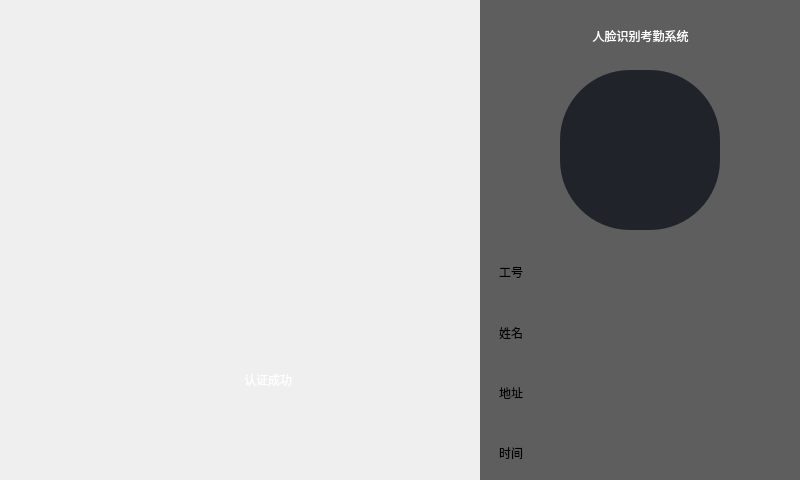
<?xml version="1.0" encoding="UTF-8"?>
<ui version="4.0">
 <class>FaceAttendence</class>
 <widget class="QMainWindow" name="FaceAttendence">
  <property name="geometry">
   <rect>
    <x>0</x>
    <y>0</y>
    <width>800</width>
    <height>480</height>
   </rect>
  </property>
  <property name="windowTitle">
   <string>FaceAttendence</string>
  </property>
  <property name="styleSheet">
   <string notr="true">QWidget#widget_3
{
	
	background-color: rgb(94, 94, 94);
}

QWidget#widget_2
{
	background-color: rgba(180, 180, 180, 63);
}

QLabel#lb_2
{
	font:25 16pt &quot;微软雅黑 Light&quot;;
	border:none;
	color:rgb(255,255,255);
}
/*设置姓名等*/
QLabel[name = &quot;key&quot;]
{
	background-color:#20232A;
	font:20 12pt&quot;微软雅黑 Light&quot;;
	color:#808183;
}
/*设置姓名的值等*/
QLabel[name = &quot;value&quot;]
{
	background-color:#20232A;
	font:20 12pt&quot;微软雅黑 Light&quot;;
	color:#ffffff;
}
/*设置识别成功人脸的圆形*/
QLabel#lb_headpic
{
	background-color:#20232A;
	border-radius:70px;
}
/*设置标题*/
QLabel#lb_title
{
	font:20 20pt&quot;微软雅黑 Bold&quot;;
	color:#ffffff;
}

</string>
  </property>
  <widget class="QWidget" name="centralwidget">
   <widget class="QWidget" name="widget" native="true">
    <property name="geometry">
     <rect>
      <x>0</x>
      <y>0</y>
      <width>480</width>
      <height>480</height>
     </rect>
    </property>
    <widget class="QWidget" name="wg_success" native="true">
     <property name="geometry">
      <rect>
       <x>150</x>
       <y>350</y>
       <width>181</width>
       <height>60</height>
      </rect>
     </property>
     <layout class="QHBoxLayout" name="horizontalLayout">
      <item>
       <widget class="QLabel" name="lb_1">
        <property name="enabled">
         <bool>true</bool>
        </property>
        <property name="text">
         <string/>
        </property>
        <property name="pixmap">
         <pixmap resource="../res.qrc">:/res/yes.png</pixmap>
        </property>
        <property name="alignment">
         <set>Qt::AlignCenter</set>
        </property>
       </widget>
      </item>
      <item>
       <widget class="QLabel" name="lb_2">
        <property name="text">
         <string>认证成功</string>
        </property>
       </widget>
      </item>
     </layout>
    </widget>
    <widget class="QLabel" name="lb_traceFace">
     <property name="geometry">
      <rect>
       <x>100</x>
       <y>50</y>
       <width>271</width>
       <height>271</height>
      </rect>
     </property>
     <property name="text">
      <string/>
     </property>
     <property name="pixmap">
      <pixmap resource="../res.qrc">:/res/crc.png</pixmap>
     </property>
    </widget>
    <widget class="QLabel" name="lb_camera">
     <property name="geometry">
      <rect>
       <x>0</x>
       <y>0</y>
       <width>480</width>
       <height>480</height>
      </rect>
     </property>
     <property name="text">
      <string/>
     </property>
    </widget>
    <zorder>lb_camera</zorder>
    <zorder>wg_success</zorder>
    <zorder>lb_traceFace</zorder>
   </widget>
   <widget class="QWidget" name="widget_3" native="true">
    <property name="geometry">
     <rect>
      <x>480</x>
      <y>0</y>
      <width>320</width>
      <height>480</height>
     </rect>
    </property>
    <widget class="QLabel" name="lb_headpic">
     <property name="geometry">
      <rect>
       <x>80</x>
       <y>70</y>
       <width>160</width>
       <height>160</height>
      </rect>
     </property>
     <property name="sizePolicy">
      <sizepolicy hsizetype="Fixed" vsizetype="Fixed">
       <horstretch>0</horstretch>
       <verstretch>0</verstretch>
      </sizepolicy>
     </property>
     <property name="maximumSize">
      <size>
       <width>160</width>
       <height>166</height>
      </size>
     </property>
     <property name="text">
      <string/>
     </property>
    </widget>
    <widget class="QLabel" name="lb_title">
     <property name="geometry">
      <rect>
       <x>20</x>
       <y>10</y>
       <width>281</width>
       <height>51</height>
      </rect>
     </property>
     <property name="maximumSize">
      <size>
       <width>16777215</width>
       <height>80</height>
      </size>
     </property>
     <property name="text">
      <string>人脸识别考勤系统</string>
     </property>
     <property name="alignment">
      <set>Qt::AlignCenter</set>
     </property>
    </widget>
    <widget class="QWidget" name="widget_4" native="true">
     <property name="geometry">
      <rect>
       <x>1</x>
       <y>242</y>
       <width>321</width>
       <height>241</height>
      </rect>
     </property>
     <layout class="QGridLayout" name="gridLayout">
      <property name="leftMargin">
       <number>0</number>
      </property>
      <property name="topMargin">
       <number>0</number>
      </property>
      <property name="rightMargin">
       <number>0</number>
      </property>
      <property name="bottomMargin">
       <number>0</number>
      </property>
      <property name="spacing">
       <number>0</number>
      </property>
      <item row="0" column="0">
       <widget class="QLabel" name="label_4">
        <property name="maximumSize">
         <size>
          <width>60</width>
          <height>16777215</height>
         </size>
        </property>
        <property name="text">
         <string>工号</string>
        </property>
        <property name="alignment">
         <set>Qt::AlignCenter</set>
        </property>
        <property name="name" stdset="0">
         <string>key</string>
        </property>
       </widget>
      </item>
      <item row="0" column="1">
       <widget class="QLabel" name="lb_employeeID">
        <property name="text">
         <string/>
        </property>
        <property name="name" stdset="0">
         <string>value</string>
        </property>
       </widget>
      </item>
      <item row="3" column="0">
       <widget class="QLabel" name="label_10">
        <property name="maximumSize">
         <size>
          <width>60</width>
          <height>16777215</height>
         </size>
        </property>
        <property name="text">
         <string>时间</string>
        </property>
        <property name="alignment">
         <set>Qt::AlignCenter</set>
        </property>
        <property name="name" stdset="0">
         <string>key</string>
        </property>
       </widget>
      </item>
      <item row="3" column="1">
       <widget class="QLabel" name="lb_time">
        <property name="text">
         <string/>
        </property>
        <property name="name" stdset="0">
         <string>value</string>
        </property>
       </widget>
      </item>
      <item row="1" column="1">
       <widget class="QLabel" name="lb_nickname">
        <property name="text">
         <string/>
        </property>
        <property name="name" stdset="0">
         <string>value</string>
        </property>
       </widget>
      </item>
      <item row="1" column="0">
       <widget class="QLabel" name="label_6">
        <property name="maximumSize">
         <size>
          <width>60</width>
          <height>16777215</height>
         </size>
        </property>
        <property name="text">
         <string>姓名</string>
        </property>
        <property name="alignment">
         <set>Qt::AlignCenter</set>
        </property>
        <property name="name" stdset="0">
         <string>key</string>
        </property>
       </widget>
      </item>
      <item row="2" column="1">
       <widget class="QLabel" name="lb_address">
        <property name="text">
         <string/>
        </property>
        <property name="name" stdset="0">
         <string>value</string>
        </property>
       </widget>
      </item>
      <item row="2" column="0">
       <widget class="QLabel" name="label_8">
        <property name="maximumSize">
         <size>
          <width>60</width>
          <height>16777215</height>
         </size>
        </property>
        <property name="text">
         <string>地址</string>
        </property>
        <property name="alignment">
         <set>Qt::AlignCenter</set>
        </property>
        <property name="name" stdset="0">
         <string>key</string>
        </property>
       </widget>
      </item>
     </layout>
    </widget>
   </widget>
  </widget>
 </widget>
 <resources>
  <include location="../res.qrc"/>
 </resources>
 <connections/>
</ui>
